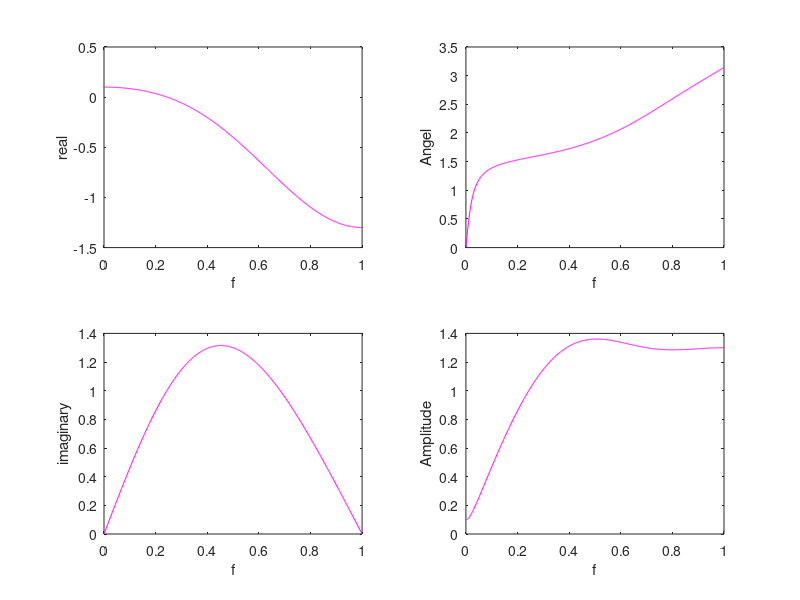

The MATLAB source for this figure:
w = [0:1:500]*pi/500
x = [1,-0.5,-0.3,-0.1]
y = zeros(1,length(w))
for i =1 : length(w)
   for n=-1 :2
       y(i) = y(i) + x(n+2)*exp(-j*w(i)*n);

   end
end

subplot (2,2,1);
plot(w/pi, real(y),"m");
xlabel("f");
ylabel('real');
subplot (2,2,2);
plot(w/pi, angle(y),"m");
xlabel("f");
ylabel ("Angel");
subplot(2,2,3);
plot(w/pi, imag(y),"m");
xlabel("f");
ylabel ("imaginary");
subplot(2,2,4);
plot (w/pi,abs(y),"m");
xlabel("f");
ylabel("Amplitude")